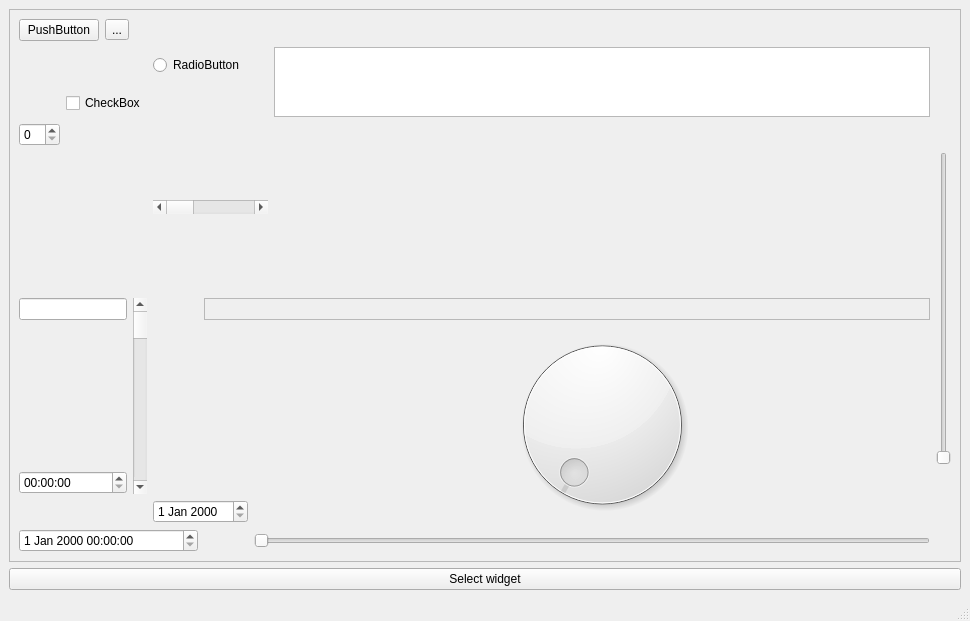
<ui version="4.0" >
 <class>MainWindow</class>
 <widget class="QMainWindow" name="MainWindow" >
  <property name="geometry" >
   <rect>
    <x>0</x>
    <y>0</y>
    <width>970</width>
    <height>621</height>
   </rect>
  </property>
  <property name="windowTitle" >
   <string>MainWindow</string>
  </property>
  <widget class="QWidget" name="centralwidget" >
   <layout class="QVBoxLayout" >
    <property name="margin" >
     <number>9</number>
    </property>
    <property name="spacing" >
     <number>6</number>
    </property>
    <item>
     <widget class="QFrame" name="frame_2" >
      <property name="frameShape" >
       <enum>QFrame::StyledPanel</enum>
      </property>
      <property name="frameShadow" >
       <enum>QFrame::Raised</enum>
      </property>
      <layout class="QGridLayout" >
       <property name="margin" >
        <number>9</number>
       </property>
       <property name="spacing" >
        <number>6</number>
       </property>
       <item rowspan="3" row="4" column="8" >
        <widget class="QSlider" name="verticalSlider" >
         <property name="orientation" >
          <enum>Qt::Vertical</enum>
         </property>
        </widget>
       </item>
       <item row="9" column="6" colspan="2" >
        <widget class="QSlider" name="horizontalSlider" >
         <property name="orientation" >
          <enum>Qt::Horizontal</enum>
         </property>
        </widget>
       </item>
       <item rowspan="3" row="5" column="3" >
        <widget class="QScrollBar" name="verticalScrollBar" >
         <property name="orientation" >
          <enum>Qt::Vertical</enum>
         </property>
        </widget>
       </item>
       <item rowspan="2" row="3" column="4" colspan="3" >
        <widget class="QScrollBar" name="horizontalScrollBar" >
         <property name="orientation" >
          <enum>Qt::Horizontal</enum>
         </property>
        </widget>
       </item>
       <item rowspan="3" row="6" column="7" >
        <widget class="QDial" name="dial" >
         <property name="orientation" >
          <enum>Qt::Horizontal</enum>
         </property>
        </widget>
       </item>
       <item row="9" column="0" colspan="5" >
        <widget class="QDateTimeEdit" name="dateTimeEdit" />
       </item>
       <item row="8" column="4" colspan="2" >
        <widget class="QDateEdit" name="dateEdit" />
       </item>
       <item row="7" column="0" colspan="3" >
        <widget class="QTimeEdit" name="timeEdit" />
       </item>
       <item row="0" column="0" colspan="2" >
        <widget class="QPushButton" name="pushButton" >
         <property name="text" >
          <string>PushButton</string>
         </property>
        </widget>
       </item>
       <item rowspan="2" row="1" column="7" >
        <widget class="QTextEdit" name="textEdit" />
       </item>
       <item row="0" column="2" colspan="2" >
        <widget class="QToolButton" name="toolButton" >
         <property name="text" >
          <string>...</string>
         </property>
        </widget>
       </item>
       <item row="5" column="5" colspan="3" >
        <widget class="QFrame" name="frame" >
         <property name="frameShape" >
          <enum>QFrame::StyledPanel</enum>
         </property>
         <property name="frameShadow" >
          <enum>QFrame::Raised</enum>
         </property>
        </widget>
       </item>
       <item row="5" column="0" colspan="3" >
        <widget class="QLineEdit" name="lineEdit" />
       </item>
       <item row="3" column="0" >
        <widget class="QSpinBox" name="spinBox" />
       </item>
       <item row="2" column="1" colspan="4" >
        <widget class="QCheckBox" name="checkBox" >
         <property name="text" >
          <string>CheckBox</string>
         </property>
        </widget>
       </item>
       <item row="1" column="4" colspan="2" >
        <widget class="QRadioButton" name="radioButton" >
         <property name="text" >
          <string>RadioButton</string>
         </property>
        </widget>
       </item>
      </layout>
     </widget>
    </item>
    <item>
     <widget class="QPushButton" name="getPropButton" >
      <property name="text" >
       <string>Select widget</string>
      </property>
     </widget>
    </item>
   </layout>
  </widget>
  <widget class="QStatusBar" name="statusbar" />
 </widget>
 <resources/>
 <connections/>
</ui>
